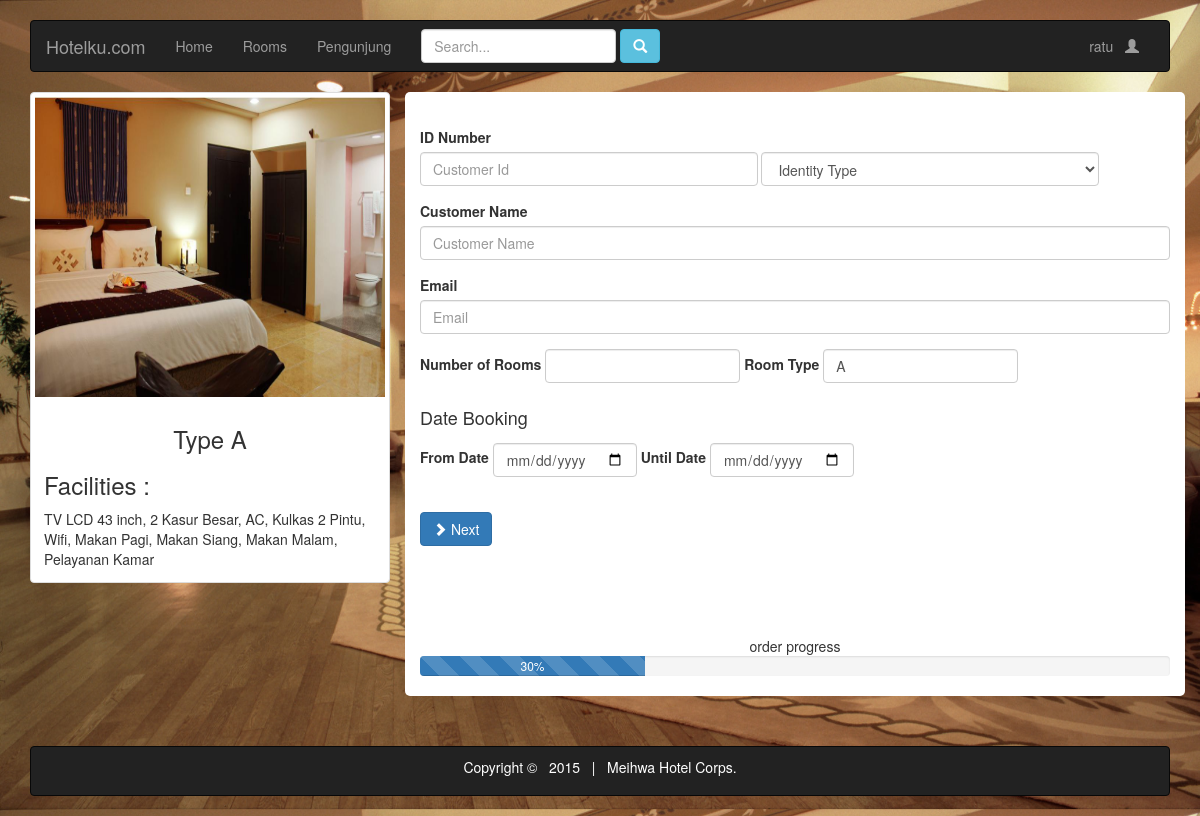
Page /view/02/order.php?id=1 (signed in) on the committed database.
### tables this page shows
CREATE TABLE IF NOT EXISTS `tb_kamar` (
`id_kamar` int(11) NOT NULL,
  `type_kamar` varchar(20) NOT NULL,
  `harga_kamar` int(11) NOT NULL,
  `jumlah_kamar_keseluruhan` int(11) NOT NULL,
  `jumlah_kamar_tersedia` int(11) NOT NULL,
  `fasilitas_kamar` text NOT NULL
);

### controller/room.php (called while the page is built, shortened)
<?php
$id = $_GET['id'];
$cek = mysql_query("SELECT * FROM tb_kamar WHERE id_kamar='$id'") or die(mysql_error());
$split = mysql_fetch_assoc($cek);
	$facilities = $split['fasilitas_kamar'];
	$tk = $split['type_kamar'];
?>

### view/02/order.php (the view, shortened to what this page needs)
<?php include('header.php');?>
<?php function random($panjang)
include('../../controller/room.php');
 ?>
  <div class="row">
  <div class="col-xs-6 col-sm-4">
    <div class="thumbnail">
      <?php echo '<img src="img/'.$id.'.jpg" alt="Image">';?>
      <div class="caption">
        <center><h3>Type <?php echo $tk ?> </h3></center>
        <h3>Facilities :</h3>
        <?php
        echo $facilities; ?>
       </div>
    </div>
  </div>
  <div class="col-md-8 " style="background:#FFF; border-radius:5px;">
    <p><br/></p>
    <form method="post" action="../../controller/order.php" >
      <div class="form-group form-inline">
      <label for="custId">ID Number</label><br/>
      <input type="text" style="width:45%;" name="custId" class="form-control" id="custId" placeholder="Customer Id">
      <span>
        <select name="type" class="form-control" style="width:45%;">
        <option name="type" value="NULL">Identity Type</option>
        </select>
      </span>
      </div>
      <div class="form-group">
      <label for="custName">Customer Name</label>
      <input type="text" name="custName" class="form-control" id="custName" placeholder="Customer Name">
      </div>
       <div class="form-group">
      <label for="custmail">Email</label>
      <input type="email" name="custmail" class="form-control" id="custmail" placeholder="Email">
      </div>
      <div class="form-group form-inline">
      <label for="numRooms">Number of Rooms</label>
      <input type="number"  name="numRooms" class="form-control" id="numRooms" >
      <label for="tk">Room Type</label>
      <input type="text"  name="tk" class="form-control" id="tk" value="<?php echo $tk ?>" >
      </div>
      <div class="form-group">
      <label for="numRooms"><h4>Date Booking</h4></label>
      <div class="form-group  form-inline">
      <label for="dateFrom">From Date</label>
      <input type="date" name="dateFrom" class="form-control " id="dateFrom" >
       <label for="dateTill">Until Date</label>
      <input type="date" name="dateTill" class="form-control" id="dateTill">
      </div>
      </div>
      <br/>
      <button type="submit" class="btn btn-primary" id="next">
      <span class="glyphicon glyphicon-chevron-right"></span>
      Next
      </button>
    </form>
    <p><br/></p> <p><br/></p> <p><br/></p>
    <center>order progress</center>
    <div class="progress">
  <div class="progress-bar progress-bar-striped active" role="progressbar" aria-valuenow="30" aria-valuemin="0" aria-valuemax="100" style="width: 30%;">
    30%
  </div>
</div>
  </div>
</div>
<?php include('footer.php');?>

### view/css/index.css (style rules this page uses)
body { background-image :url('../img/background.jpg'); background-size:100% auto; }
.thumbnail img { height:300px; }
.thumbnail { min-height:450px auto; }

### rows in the picture
tb_kamar: type_kamar "A", fasilitas_kamar "TV LCD 43 inch, 2 Kasur Besar, AC, Kulkas 2 Pintu, Wifi, Makan Pagi, Makan Siang, Makan Malam, Pelayanan Kamar", tk "A"

### other values in the picture
$a "ratu"
